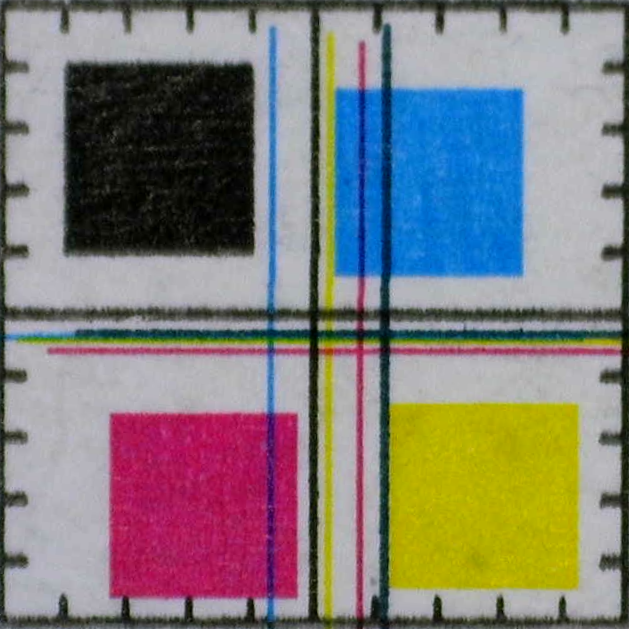
#> input picture output/extracted_20250718_145610755.png, 629 x 629 px; its folder holds only this picture in this run
$ python color_registration_analysis.py
#> lines starting #> are read from the running program, lines starting #| are printed output that depends on the picture; after the words box and inside, x2 and y2 are one past the last pixel; in counts of white or black regions, pixels touching at a corner belong together
import cv2
import numpy as np
import glob
import os
import json

def order_points(pts: np.ndarray) -> np.ndarray:
    """Sort four points in clockwise order (top-left, top-right, bottom-right, bottom-left)"""
    s = pts.sum(axis=1)
    diff = np.diff(pts, axis=1)
    rect = np.zeros((4,2), dtype="float32")
    rect[0] = pts[np.argmin(s)]      # top-left
    rect[2] = pts[np.argmax(s)]      # bottom-right
    rect[1] = pts[np.argmin(diff)]   # top-right
    rect[3] = pts[np.argmax(diff)]   # bottom-left
    return rect

def extract_marker(image: np.ndarray) -> np.ndarray | None:
    """Extract marker area and perform perspective transform"""
    gray = cv2.cvtColor(image, cv2.COLOR_BGR2GRAY)
    _, bin_ = cv2.threshold(gray, 0, 255, cv2.THRESH_BINARY + cv2.THRESH_OTSU)
    cnts, _ = cv2.findContours(255 - bin_, cv2.RETR_EXTERNAL, cv2.CHAIN_APPROX_SIMPLE)

    cands = []
    for c in cnts:
        a = cv2.contourArea(c)
        if a < 5000: continue
        eps = 0.03 * cv2.arcLength(c, True)
        approx = cv2.approxPolyDP(c, eps, True)
        if len(approx) == 4 and cv2.isContourConvex(approx):
            pts = approx.reshape(4,2)
            w = np.linalg.norm(pts[0] - pts[1])
            h = np.linalg.norm(pts[1] - pts[2])
            if abs(1 - w/h) < 0.3:
                cands.append((a, pts))

    if not cands:
        return None

    _, best = max(cands, key=lambda x: x[0])
    rect = order_points(best)
    size = int(max(
        np.linalg.norm(rect[0]-rect[1]),
        np.linalg.norm(rect[1]-rect[2]),
        np.linalg.norm(rect[2]-rect[3]),
        np.linalg.norm(rect[3]-rect[0])
    ))

    dst = np.array([[0,0],[size-1,0],[size-1,size-1],[0,size-1]], dtype="float32")
    M = cv2.getPerspectiveTransform(rect, dst)
    return cv2.warpPerspective(image, M, (size, size))

def detect_bottom_left(img: np.ndarray, hsv_range: tuple, min_area_ratio=0.5):
    """Detect bottom-left point of a color box (original function)"""
    hsv = cv2.cvtColor(img, cv2.COLOR_BGR2HSV)
    mask = cv2.inRange(hsv, np.array(hsv_range[0]), np.array(hsv_range[1]))
    k = cv2.getStructuringElement(cv2.MORPH_RECT, (15,15))
    mask = cv2.morphologyEx(mask, cv2.MORPH_CLOSE, k)
    mask = cv2.morphologyEx(mask, cv2.MORPH_OPEN, k)

    cnts, _ = cv2.findContours(mask, cv2.RETR_EXTERNAL, cv2.CHAIN_APPROX_SIMPLE)
    if not cnts:
        return None

    areas = [cv2.contourArea(c) for c in cnts]
    mx = max(areas)
    big = [c for c,a in zip(cnts,areas) if a>=mx*min_area_ratio]

    for c in sorted(big, key=cv2.contourArea, reverse=True):
        hull = cv2.convexHull(c)
        eps = 0.02 * cv2.arcLength(hull, True)
        approx = cv2.approxPolyDP(hull, eps, True).reshape(-1,2)
        if len(approx)==4 and cv2.isContourConvex(approx):
            rect = order_points(approx)
            # rect[3] is already bottom-left point (0, 1)
            bl = tuple(rect[3])
            return bl
    return None

def detect_square_corners(img: np.ndarray, hsv_range: tuple, min_area_ratio=0.5):
    """Detect all four corners of a color box (new function)"""
    hsv = cv2.cvtColor(img, cv2.COLOR_BGR2HSV)
    mask = cv2.inRange(hsv, np.array(hsv_range[0]), np.array(hsv_range[1]))
    k = cv2.getStructuringElement(cv2.MORPH_RECT, (15,15))
    mask = cv2.morphologyEx(mask, cv2.MORPH_CLOSE, k)
    mask = cv2.morphologyEx(mask, cv2.MORPH_OPEN, k)

    cnts, _ = cv2.findContours(mask, cv2.RETR_EXTERNAL, cv2.CHAIN_APPROX_SIMPLE)
    if not cnts:
        return None

    areas = [cv2.contourArea(c) for c in cnts]
    mx = max(areas)
    big = [c for c,a in zip(cnts,areas) if a>=mx*min_area_ratio]

    for c in sorted(big, key=cv2.contourArea, reverse=True):
        hull = cv2.convexHull(c)
        eps = 0.02 * cv2.arcLength(hull, True)
        approx = cv2.approxPolyDP(hull, eps, True).reshape(-1,2)
        if len(approx)==4 and cv2.isContourConvex(approx):
            rect = order_points(approx)
            return rect  # [top-left, top-right, bottom-right, bottom-left]
    return None

def pixel_to_bottom_left_coord(x_px, y_px, img_height):
    """Convert pixel coordinates to coordinates based on bottom-left origin"""
    return x_px, img_height - y_px

def calculate_tilt_angle(bottom_left, bottom_right):
    """Calculate tilt angle (in degrees) using bottom-left and bottom-right vertices"""
    dx = bottom_right[0] - bottom_left[0]  # x difference
    dy = bottom_right[1] - bottom_left[1]  # y difference (in bottom-left origin coordinates)

    angle_rad = np.arctan2(dy, dx)
    angle_deg = np.degrees(angle_rad)

    return angle_deg, dx, dy

def calculate_horizontal_correction(bottom_left, bottom_right, square_width_px, mm_per_pixel):
    """Calculate vertical movement (in µm) needed for bottom-right point to be level with bottom-left"""
    dx = bottom_right[0] - bottom_left[0]
    dy = bottom_right[1] - bottom_left[1]

    correction_mm = -dy * mm_per_pixel  # negative means move down, positive means move up
    correction_um = correction_mm * 1000  # convert mm to µm

    return correction_um

def detect_special_color(img: np.ndarray, exclude_ranges: dict) -> tuple:
    """
    Dynamically detect a special color in the image.
    Find the largest color area excluding CMY color ranges.

    Args:
        img (np.ndarray): Input image (BGR)
        exclude_ranges (dict): HSV ranges to exclude (C, M, Y)

    Returns:
        tuple: (hsv_lower, hsv_upper) or None
    """
    hsv = cv2.cvtColor(img, cv2.COLOR_BGR2HSV)

    # Create mask for excluded C, M, Y colors
    exclude_mask = np.zeros(hsv.shape[:2], dtype=np.uint8)
    for color, (lower, upper) in exclude_ranges.items():
        if color in ['C', 'M', 'Y']:
            mask = cv2.inRange(hsv, np.array(lower), np.array(upper))
            exclude_mask = cv2.bitwise_or(exclude_mask, mask)

    # Mask excluded areas
    masked_hsv = cv2.bitwise_and(hsv, hsv, mask=cv2.bitwise_not(exclude_mask))

    # Test various color ranges to find the target
    color_ranges = [
        # Red tones
        ((0, 50, 50), (10, 255, 255)),
        ((170, 50, 50), (180, 255, 255)),
        # Orange tones
        ((10, 50, 50), (25, 255, 255)),
        # Green tones
        ((35, 50, 50), (85, 255, 255)),
        # Blue tones
        ((100, 50, 50), (130, 255, 255)),
        # Purple tones
        ((130, 50, 50), (170, 255, 255)),
        # Pink tones
        ((140, 30, 50), (170, 255, 255)),
        # Brown tones
        ((10, 100, 20), (20, 255, 200)),
        # Gray tones
        ((0, 0, 50), (180, 30, 200)),
    ]

    best_area = 0
    best_range = None

    for lower, upper in color_ranges:
        mask = cv2.inRange(masked_hsv, np.array(lower), np.array(upper))

        # Remove noise with morphological operations
        kernel = cv2.getStructuringElement(cv2.MORPH_RECT, (5, 5))
        mask = cv2.morphologyEx(mask, cv2.MORPH_CLOSE, kernel)
        mask = cv2.morphologyEx(mask, cv2.MORPH_OPEN, kernel)

        # Find contours
        contours, _ = cv2.findContours(mask, cv2.RETR_EXTERNAL, cv2.CHAIN_APPROX_SIMPLE)

        if contours:
            max_area = max(cv2.contourArea(c) for c in contours)

            if max_area > best_area and max_area > 1000:
                best_area = max_area
                best_range = (lower, upper)

    return best_range


def main():
    # HSV color ranges (only CMY defined here, S will be detected dynamically)
    HSV = {
        'C': ((90,80,80),(130,255,255)),   # Cyan
        'M': ((130,50,70),(170,255,255)),  # Magenta
        'Y': ((20,80,80),(40,255,255)),    # Yellow
    }

    # Select analysis mode
    print("\n📋 Select analysis mode:")
    print("1. Standard analysis (Color registration)")
    print("2. Tilt analysis (CMYK square tilt)")
    print("3. Run both")

    # Set default for testing
    mode = '3'  # Run both
    print(f"Test mode: {mode} (Run both)")

    # Create directories for saving results
    os.makedirs('./registration_analysis', exist_ok=True)
    os.makedirs('./registration_analysis/debug', exist_ok=True)

    for path in glob.glob('./output/extracted_*.png'):
        print(f"\n🔍 Analyzing: {path}")

        orig = cv2.imread(path)
#> orig is the input picture: shape (629, 629, 3); mean B, G, R 122.8, 125.3, 129
        if orig is None:
            print(f"❌ Unable to read image: {path}")
            continue

        cropped = extract_marker(orig)
#> in extract_marker, `gray = cv2.cvtColor(image, cv2.COLOR_BGR2GRAY)`:
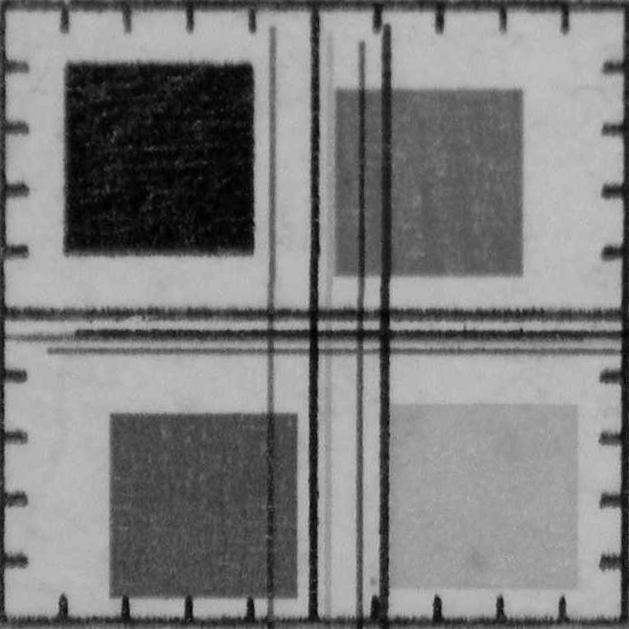
#> gray: shape (629, 629); min 0, max 195, mean 126.1
#> in extract_marker, `_, bin_ = cv2.threshold(gray, 0, 255, cv2.THRESH_BINARY + cv2.THRESH_O..`:
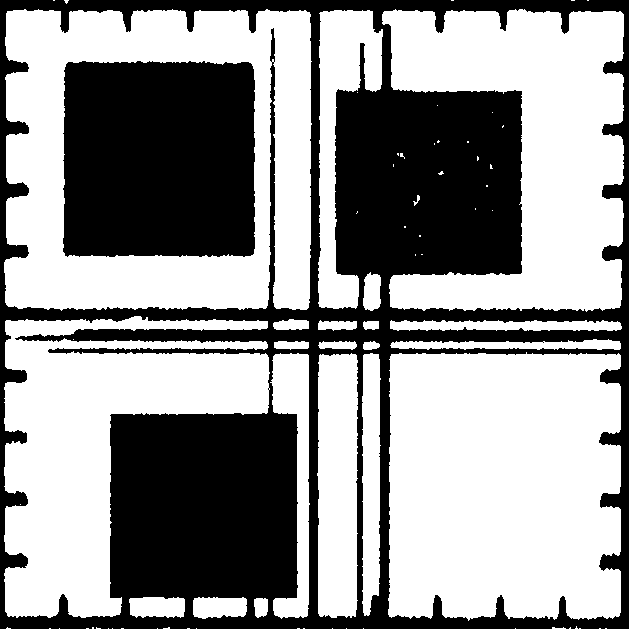
#> bin_: shape (629, 629); 58.7% white; 2 black regions
#> in extract_marker, `cnts, _ = cv2.findContours(255 - bin_, cv2.RETR_EXTERNAL, cv2.CHAIN_AP..`: cnts = 1 contour; box (x1, y1, x2, y2) and area: (0, 0, 629, 629) 394274
#> the loop in extract_marker, `for c in cnts:` made 1 pass
#> (a, eps, pts, w, h) on pass 1: (394274, 76.58, [[0, 0], [0, 628], [628, 628], [628, 0]], 628, 628)
#> after the loop in extract_marker, `for c in cnts:`: cands = [(394274, [[0, 0], [0, 628], [628, 628], [628, 0]])]
#> in extract_marker, `_, best = max(cands, key=lambda x: x[0])`: best = [[0, 0], [0, 628], [628, 628], [628, 0]]
#> in order_points, `s = pts.sum(axis=1)`: s = [0, 628, 1256, 628]
#> in order_points, `diff = np.diff(pts, axis=1)`: diff = [0, 628, 0, -628]
#> in extract_marker, `rect = order_points(best)`: rect = [[0, 0], [628, 0], [628, 628], [0, 628]]
#> in extract_marker, `size = int(max( np.linalg.norm(rect[0]-rect[1]), np.linalg.norm(rect[1..`: size = 628
#> in extract_marker, `dst = np.array([[0,0],[size-1,0],[size-1,size-1],[0,size-1]], dtype="f..`: dst = [[0, 0], [627, 0], [627, 627], [0, 627]]
#> in extract_marker, `M = cv2.getPerspectiveTransform(rect, dst)`: M = [[0.998, 0, 0], [0, 0.998, 0], [0, 0, 1]]
        if cropped is None:
            print(f"❌ Marker not found: {path}")
            continue

        h_px, w_px = cropped.shape[:2]
        print(f"📐 Image size: {w_px} x {h_px} pixels")
#| 📐 Image size: 628 x 628 pixels

        # Conversion ratio for 5mm x 5mm
        mm_per_pixel_x = 5.0 / w_px
        mm_per_pixel_y = 5.0 / h_px

        # ===========================================
        # 1. Standard analysis (Color registration)
        # ===========================================
        if mode in ['1', '3']:
            print(f"\n📍 Color registration analysis:")

            # Detect special color
            print("🔍 Detecting special color...")
            special_color_range = detect_special_color(cropped, HSV)
#> after the loop in detect_special_color, `for color, (lower, upper) in exclude_ranges.items():`:
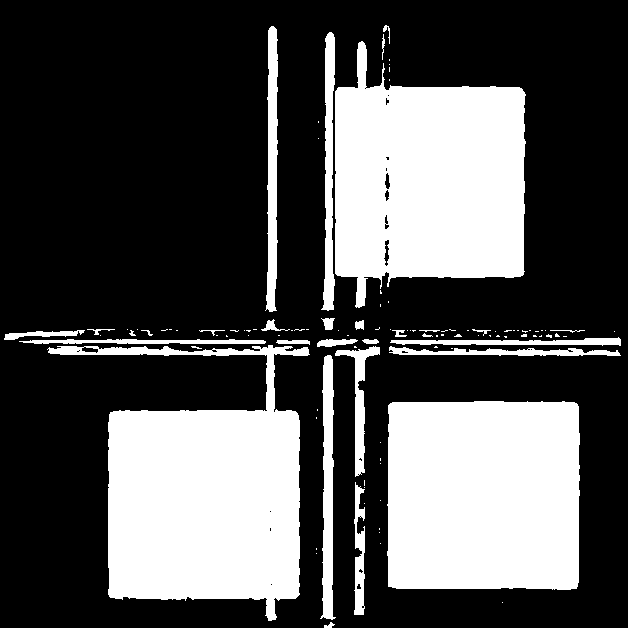
#> exclude_mask: shape (628, 628); 31.9% white; 108 white regions (78 under 20 px), largest, box (x1, y1, x2, y2) and area: (47, 345, 310, 621) 38377, (335, 41, 526, 308) 36561, (387, 401, 580, 590) 35733
#> the loop in detect_special_color, `for lower, upper in color_ranges:` made 9 passes
#> (contours, max_area) on pass 3: ([[[324, 347], [324, 355], [331, 355], [331, 347]]], 56)
#> pass 1, in detect_special_color, `mask = cv2.morphologyEx(mask, cv2.MORPH_OPEN, kernel)`:
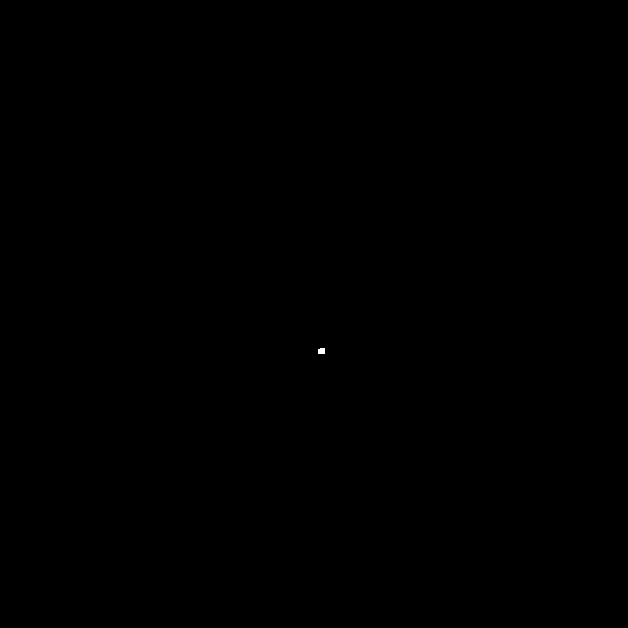
#> mask: shape (628, 628); 0.01% white; 1 white region, box (x1, y1, x2, y2) and area: (318, 348, 325, 354) 40
#> after the loop in detect_special_color, `for lower, upper in color_ranges:`:
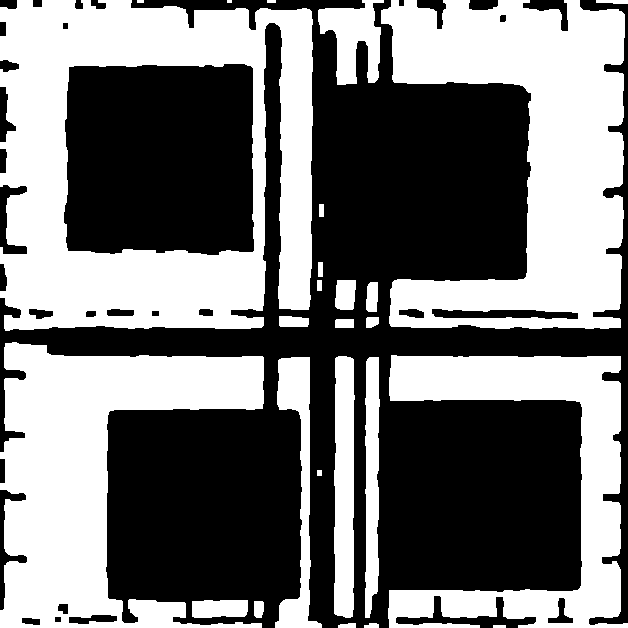
#> mask: shape (628, 628); 46.8% white; 26 white regions (1 under 20 px), largest, box (x1, y1, x2, y2) and area: (0, 0, 313, 331) 57556, (381, 0, 625, 329) 45706, (0, 342, 264, 628) 38076
#> after the loop in detect_special_color, `for lower, upper in color_ranges:`: best_area = 91552.5; best_range = ((0, 0, 50), (180, 30, 200))
#> special_color_range = ((0, 0, 50), (180, 30, 200))

            if special_color_range is None:
                print("⚠️  Special color not detected. Continuing with CMY colors only.")
                # Special color 없이 CMY만으로 분석 계속
                HSV_analysis = {k: v for k, v in HSV.items() if k in ['C', 'M', 'Y']}
            else:
                # Add special color to HSV ranges
                HSV['S'] = special_color_range
                HSV_analysis = HSV.copy()
#> HSV_analysis = {'C': ((90, 80, 80), (130, 255, 255)), 'M': ((130, 50, 70), (170, 255, 255)), 'Y': ((20, 80, 80), (40, 255, 255)), 'S': ((0, 0, 50), (180, 30, 200))}
                print(f"✅ Special color detected: HSV range {special_color_range}")
#| ✅ Special color detected: HSV range ((0, 0, 50), (180, 30, 200))

            # Target coordinates (based on bottom-left origin (0,0))
            target_coords = {}
            if 'S' in HSV_analysis:
                target_coords['S'] = (w_px/10, h_px - h_px*6/10)    # Special color in K position
            target_coords['C'] = (w_px*6/10, h_px - h_px*6/10)  # (length*6/10, height*4/10) from bottom
            target_coords['M'] = (w_px/10, h_px - h_px/10)      # (length/10, height*9/10) from bottom
            target_coords['Y'] = (w_px*6/10, h_px - h_px/10)     # (length*6/10, height*9/10) from bottom

            results_reg = {}
            debug_reg = cropped.copy()

            # Draw red X on target points
            for color, (tx_px, ty_px) in target_coords.items():
                tx_bl, ty_bl = pixel_to_bottom_left_coord(tx_px, ty_px, h_px)
                tx_cv = int(tx_bl)
                ty_cv = int(h_px - ty_bl)  # Convert back to OpenCV coordinates

                cv2.line(debug_reg, (tx_cv-10, ty_cv-10), (tx_cv+10, ty_cv+10), (0,0,255), 2)
                cv2.line(debug_reg, (tx_cv-10, ty_cv+10), (tx_cv+10, ty_cv-10), (0,0,255), 2)
                cv2.putText(debug_reg, f"T{color}", (tx_cv+12, ty_cv), cv2.FONT_HERSHEY_SIMPLEX, 0.6, (0,0,255), 2)
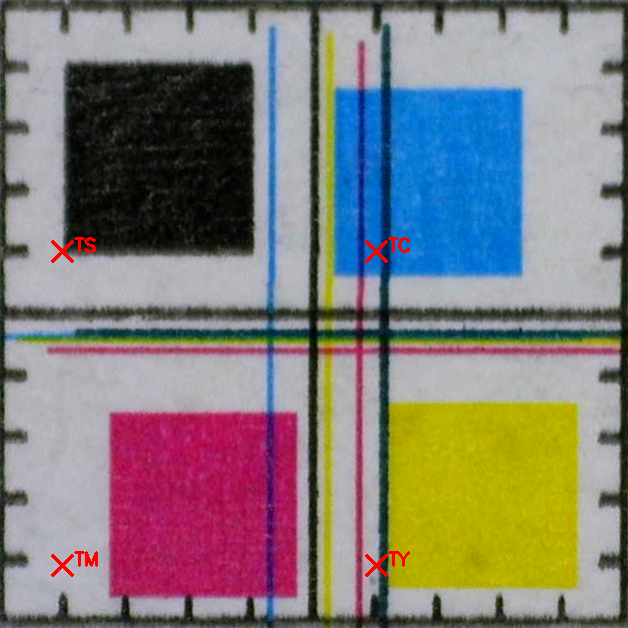
#> debug_reg: shape (628, 628, 3); mean B, G, R 122.3, 124.8, 129.6

            # Detect P coordinates (actual bottom-left of each color box)
            for color, hsv_range in HSV_analysis.items():
                bl = detect_bottom_left(cropped, hsv_range)
                if bl is None:
                    print(f"❌ {color} color box not found")
                    results_reg[color] = None
                    continue

                px_px, py_px = bl  # Pixel coordinates
                px_bl, py_bl = pixel_to_bottom_left_coord(px_px, py_px, h_px)  # Bottom-left origin

                # Target coordinate (T)
                tx_px, ty_px = target_coords[color]
                tx_bl, ty_bl = pixel_to_bottom_left_coord(tx_px, ty_px, h_px)

                # Calculate movement (P -> T)
                dx_px = tx_bl - px_bl  # right +, left -
                dy_px = ty_bl - py_bl  # up +, down -

                # Convert to mm
                px_mm = px_bl * mm_per_pixel_x
                py_mm = py_bl * mm_per_pixel_y
                tx_mm = tx_bl * mm_per_pixel_x
                ty_mm = ty_bl * mm_per_pixel_y
                dx_mm = dx_px * mm_per_pixel_x
                dy_mm = dy_px * mm_per_pixel_y

                results_reg[color] = {
                    'P_coord_mm': (round(px_mm, 2), round(py_mm, 2)),
                    'T_coord_mm': (round(tx_mm, 2), round(ty_mm, 2)),
                    'movement_mm': (round(dx_mm, 2), round(dy_mm, 2))
                }

                # Debug: mark P coordinate with green dot
                px_int, py_int = int(px_px), int(py_px)
                cv2.circle(debug_reg, (px_int, py_int), 8, (0,255,0), -1)
                cv2.putText(debug_reg, f"P{color}({px_mm:.2f},{py_mm:.2f})",
                           (px_int+15, py_int-10), cv2.FONT_HERSHEY_SIMPLEX, 0.5, (0,255,0), 1)
                cv2.putText(debug_reg, f"Move({dx_mm:.2f},{dy_mm:.2f})",
                           (px_int+15, py_int+10), cv2.FONT_HERSHEY_SIMPLEX, 0.5, (255,255,255), 1)

                print(f"✅ {color}: P({px_mm:.2f}, {py_mm:.2f})mm -> T({tx_mm:.2f}, {ty_mm:.2f})mm, movement({dx_mm:.2f}, {dy_mm:.2f})mm")
#> this loop made 4 passes
#> (color, hsv_range, areas in detect_bottom_left, mx in detect_bottom_left, px_px, py_px) on passes 1 to 3: ('C', ((90, 80, 80), (130, 255, 255)), [35720.5], 35720.5, 335, 273), ('M', ((130, 50, 70), (170, 255, 255)), [35800], 35800, 109, 596), ('Y', ((20, 80, 80), (40, 255, 255)), [35406], 35406, 388, 586)
#> (printed output is left out)
#> pass 1, in detect_bottom_left, `mask = cv2.morphologyEx(mask, cv2.MORPH_OPEN, k)`:
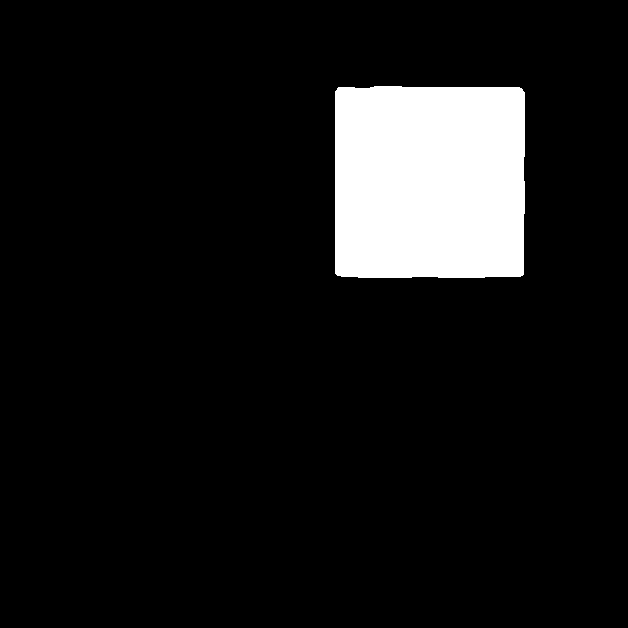
#> mask: shape (628, 628); 9.2% white; 1 white region, box (x1, y1, x2, y2) and area: (335, 86, 525, 278) 36093
#> after the loop, results_reg = 4 items
#> (the rest of the program and of its run is left out)
